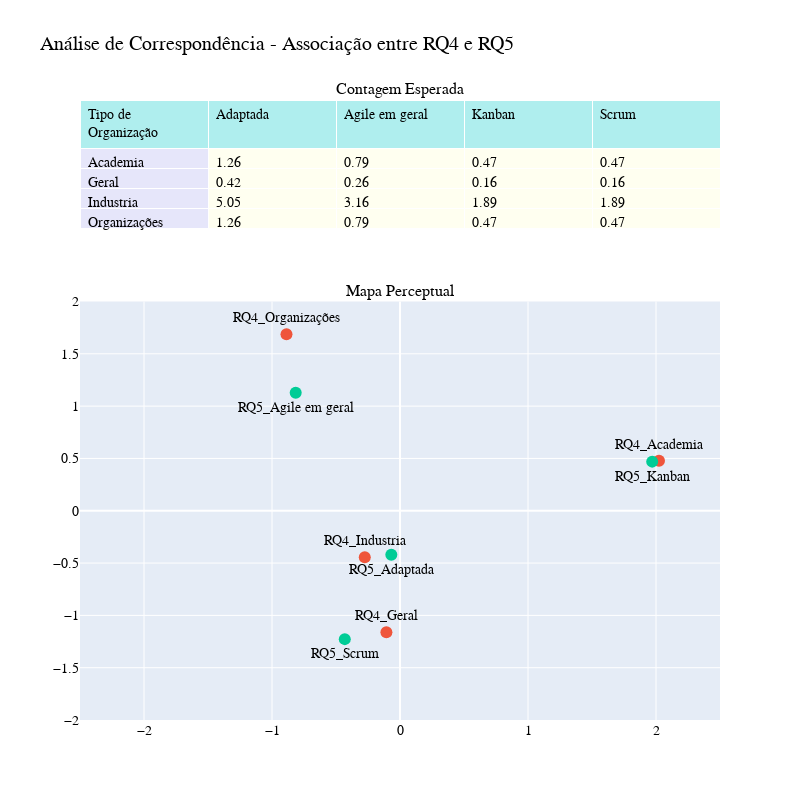

The notebook cell saved with this chart:
### Code cell
fig = make_subplots(
    rows=2, cols=1,  
    vertical_spacing = 0.1,
    subplot_titles=['Contagem Esperada', 'Mapa Perceptual'], 
    specs=[[{"type": "table"}], [{"type": "scatter"}]],
    row_heights=[0.25, 0.75]
)

fig.add_trace(go.Table(
    header=dict(values=["Tipo de Organização"]+list(expected_counts.columns),
                fill_color='paleturquoise',
                align='left'),
    cells=dict(values=expected_counts.reset_index().T.values,
               fill_color=np.select(
                [
                    expected_counts.reset_index().T.values == "Academia", 
                    expected_counts.reset_index().T.values == "Geral", 
                    expected_counts.reset_index().T.values == "Industria", 
                    expected_counts.reset_index().T.values == "Organizações", 
                ],
                [
                    "lavender",
                    "lavender",
                    "lavender",
                    "lavender",
                ],
                "ivory",
            ),
            align='left')),  
    row=1, col=1
)

df_filt = df_agg.copy()

#%% Elaborando a MCA 
## Utiliza o método da matriz de Burt
mca = prince.MCA()
mca = mca.fit(df_filt)

col_coordinates = mca.column_coordinates(df_filt)
row_coordinates = mca.row_coordinates(df_filt)

ind_cols = col_coordinates.index

chart_df = pd.DataFrame({
    'obs_x':row_coordinates[0],
    'point':row_coordinates.index,
    'obs_y': row_coordinates[1]
})
    
for col in df_filt.columns:
    col_ind = [ind for ind in ind_cols if col in ind]

    text_position = "top center" if col == "RQ4" else "bottom center"

    fig.add_trace(go.Scatter(
        x=col_coordinates.loc[col_ind][0],
        mode='markers+text',
        name=col,
        marker={'size':12},
        y=col_coordinates.loc[col_ind][1],
        textposition=text_position,
        text=col_coordinates.loc[col_ind].index,
        showlegend=False
    ),
    row=2, col=1
)

fig.update_layout(
    autosize=False,
    width=800,
    height=800,
    title=dict(text = 'Análise de Correspondência - Associação entre RQ4 e RQ5', font = dict(size=20)),
    font=dict(
        color="black",
        size=14,
        family="Arial",
    ),
    xaxis = dict(range=[-2.5, 2.5]),
    yaxis = dict(range=[-2.0, 2.0]),

)
fig.show()

### Figure 1 — Plotly figure (JSON) as saved in the notebook; plotly's stock layout.template omitted (floating-point values rounded to 4 significant figures)
{"data": [{"cells": {"align": "left", "fill": {"color": [["lavender", "lavender", "lavender", "lavender"], ["ivory", "ivory", "ivory", "ivory"], ["ivory", "ivory", "ivory", "ivory"], ["ivory", "ivory", "ivory", "ivory"], ["ivory", "ivory", "ivory", "ivory"]]}, "values": [["Academia", "Geral", "Industria", "Organizações"], [1.26, 0.42, 5.05, 1.26], [0.79, 0.26, 3.16, 0.79], [0.47, 0.16, 1.89, 0.47], [0.47, 0.16, 1.89, 0.47]]}, "domain": {"x": [0, 1], "y": [0.775, 1]}, "header": {"align": "left", "fill": {"color": "paleturquoise"}, "values": ["Tipo de Organização", "Adaptada", "Agile em geral", "Kanban", "Scrum"]}, "type": "table"}, {"marker": {"size": 12}, "mode": "markers+text", "name": "RQ4", "showlegend": false, "text": ["RQ4_Academia", "RQ4_Geral", "RQ4_Industria", "RQ4_Organizações"], "textposition": "top center", "type": "scatter", "x": [2.023, -0.1063, -0.2753, -0.8868], "xaxis": "x", "y": [0.4774, -1.16, -0.4445, 1.687], "yaxis": "y"}, {"marker": {"size": 12}, "mode": "markers+text", "name": "RQ5", "showlegend": false, "text": ["RQ5_Adaptada", "RQ5_Agile em geral", "RQ5_Kanban", "RQ5_Scrum"], "textposition": "bottom center", "type": "scatter", "x": [-0.06781, -0.8148, 1.97, -0.4314], "xaxis": "x", "y": [-0.4203, 1.127, 0.4695, -1.227], "yaxis": "y"}], "layout": {"annotations": [{"font": {"size": 16}, "showarrow": false, "text": "Contagem Esperada", "x": 0.5, "xanchor": "center", "xref": "paper", "y": 1, "yanchor": "bottom", "yref": "paper"}, {"font": {"size": 16}, "showarrow": false, "text": "Mapa Perceptual", "x": 0.5, "xanchor": "center", "xref": "paper", "y": 0.675, "yanchor": "bottom", "yref": "paper"}], "autosize": false, "font": {"color": "black", "family": "Arial", "size": 14}, "height": 800, "title": {"font": {"size": 20}, "text": "Análise de Correspondência - Associação entre RQ4 e RQ5"}, "width": 800, "xaxis": {"anchor": "y", "domain": [0, 1], "range": [-2.5, 2.5], "type": "linear"}, "yaxis": {"anchor": "x", "domain": [0, 0.675], "range": [-2, 2], "type": "linear"}}}
